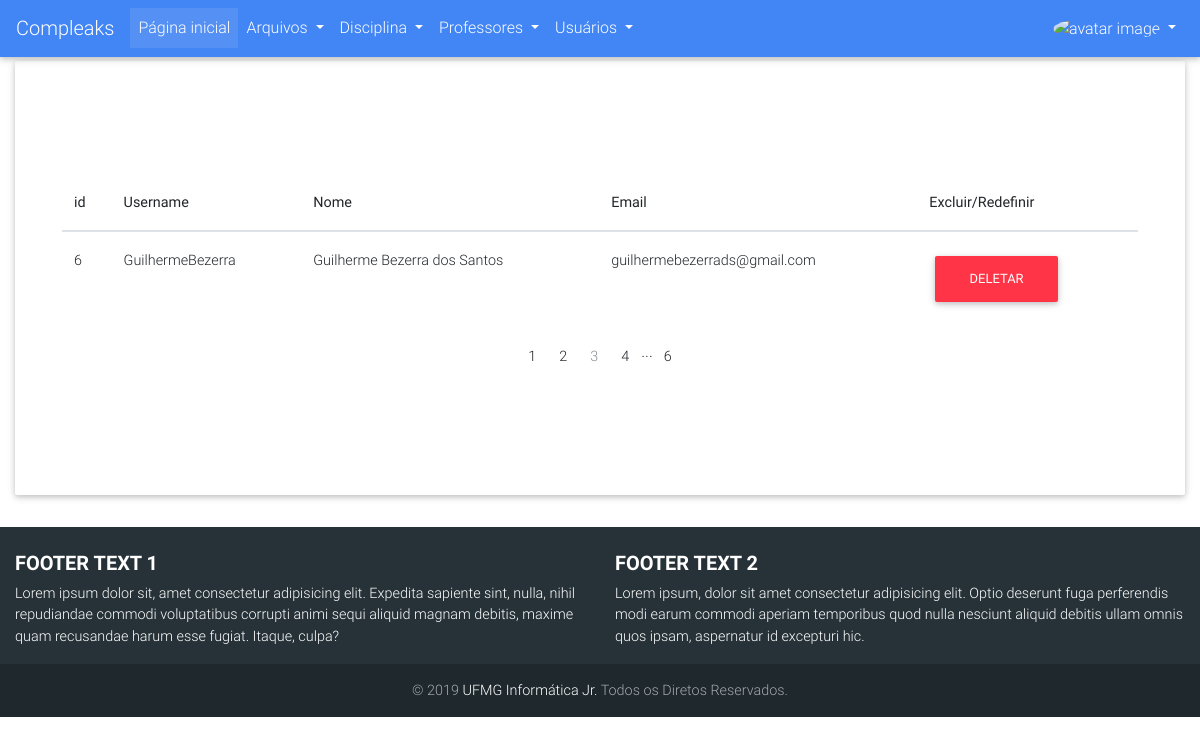
Before: /usuarios/lista?page=3 (signed in) with the older database file.
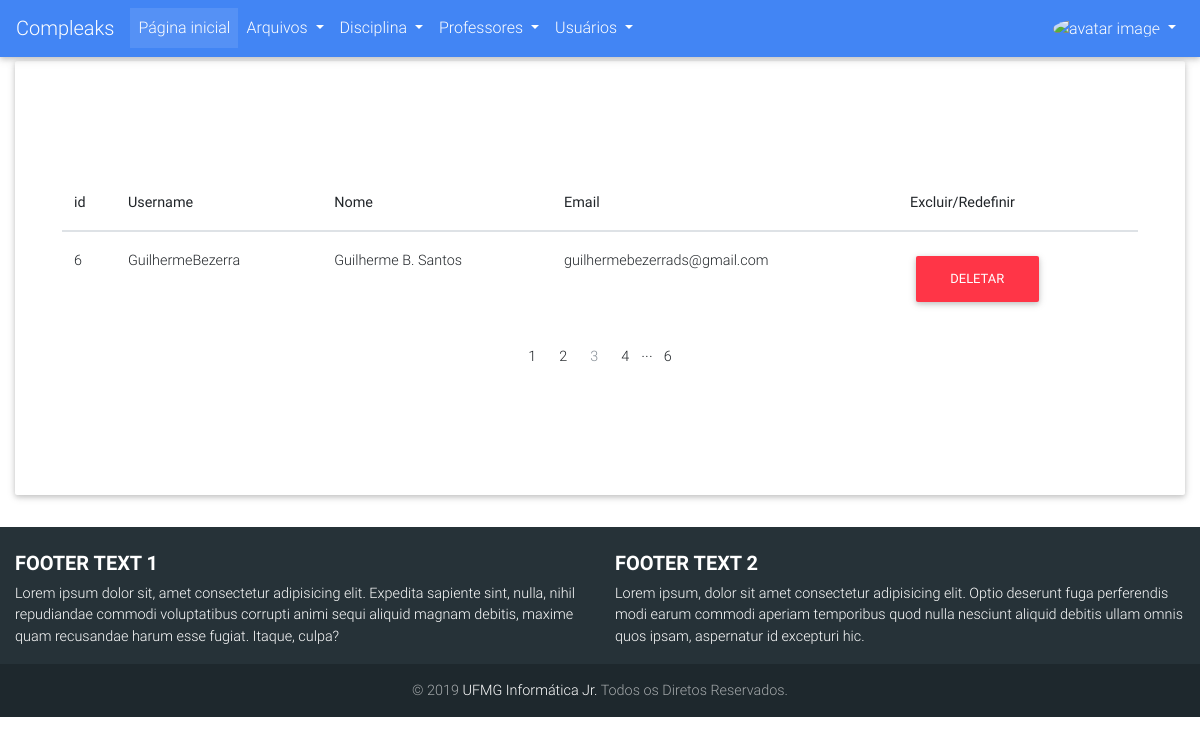
After: the same page with the newer database file.
### compleaks/usuarios/models.py (models this page shows, shortened)
class Usuario(db.Model, UserMixin):
	__tablename__ = 'usuarios'
	id = db.Column(db.Integer, primary_key=True)
	username = db.Column(db.String(30), unique=True)
	hhash = db.Column(db.String)
	nome = db.Column(db.String(120))
	email = db.Column(db.String(120), unique=True)
	curso = db.Column(db.String(64))
	periodo = db.Column(db.Integer)
	is_admin = db.Column(db.Integer)
	data_criacao = db.Column(db.DateTime, default=datetime.now)
	avatar = db.Column(db.String(120), default="default_profile.png")
	ativado = db.Column(db.Boolean)
	data_deletado = db.Column(db.DateTime, nullable=True)
	id_deletor = db.Column(db.Integer, nullable=True)
	motivo_delete = db.Column(db.String(120), nullable=True)
	arquivos = db.relationship('Arquivo', backref='author', lazy=True)
	avaliacoes = db.relationship('Avaliacao_Arquivo', backref='avaliador', lazy=True)

### compleaks/usuarios/views.py (the view)
@usuarios.route('/lista', methods=['POST', 'GET'])
@login_required
def listar():
	if not current_user.is_admin:
		abort(403)
	page = request.args.get('page', 1, type=int)
	users = Usuario.query\
			.order_by(Usuario.username)\
			.paginate(page=page, per_page=1)
	return render_template('todos_users.html', users=users)

### compleaks/usuarios/models.py (called while the page is built)
@login_manager.user_loader
def load_user(user_id):
    return Usuario.query.get(user_id)

### compleaks/usuarios/templates/usuarios/todos_users.html (shortened to what this page needs)
{% extends "base.html" %}
{% block content %}
{% if current_user.is_admin %}
<table class="table table-hover">
    <thead>
      <tr>
        <th scope="col">id</th>
        <th scope="col">Username</th>
        <th scope="col">Nome</th>
        <th scope="col">Email</th>
        <th scope="col">Excluir/Redefinir</th>
      </tr>
    </thead>
    <tbody>
        {% for user in users.items %}
            {% if not user.ativado %}
                <tr class="table-danger">
            {% else %}
                <tr >
            {% endif %}
                <td scope="row"> {{user.id}} </td>
                <td> {{user.username}} </td>
                <td> {{user.nome}} </td>
                <td> {{user.email}} </td>
                <td>
                    {% if not user.ativado %}
                        <button type="button" class="btn btn-danger" data-toggle="modal"  data-target="#red_confirm{{user.id}}" >Redefinir</button>
                    {%else%}
                        <button type="button" class="btn btn-danger" data-toggle="modal"  data-target="#del_confirm{{user.id}}" >Deletar</button>
                    {% endif %}
                </td>
            </tr>
        {% endfor %}
    </tbody>
  </table>
<nav aria-label="Page navigation example">
    <ul class="pagination justify-content-center">
        {% for page_num in users.iter_pages(left_edge=1, right_edge=1, left_current=1, right_current=2) %}
            {% if users.page == page_num and page_num %}
                <li class="page-item disabled">
                    <a class="page-link" href="{{ url_for('usuarios.listar', page=page_num) }}">{{ page_num }}</a></li>
            {% elif page_num %}
                <li class="page-item">
                    <a class="page-link" href="{{ url_for('usuarios.listar', page=page_num) }}">{{ page_num }}</a></li>
            {% else %}
                ...
            {% endif %}
        {% endfor %}
    </ul>
</nav>
{% endif %}
{% endblock %}

Changed rows visible on the page:
changed Usuario "GuilhermeBezerra": nome "Guilherme Bezerra dos Santos" → "Guilherme B. Santos"
